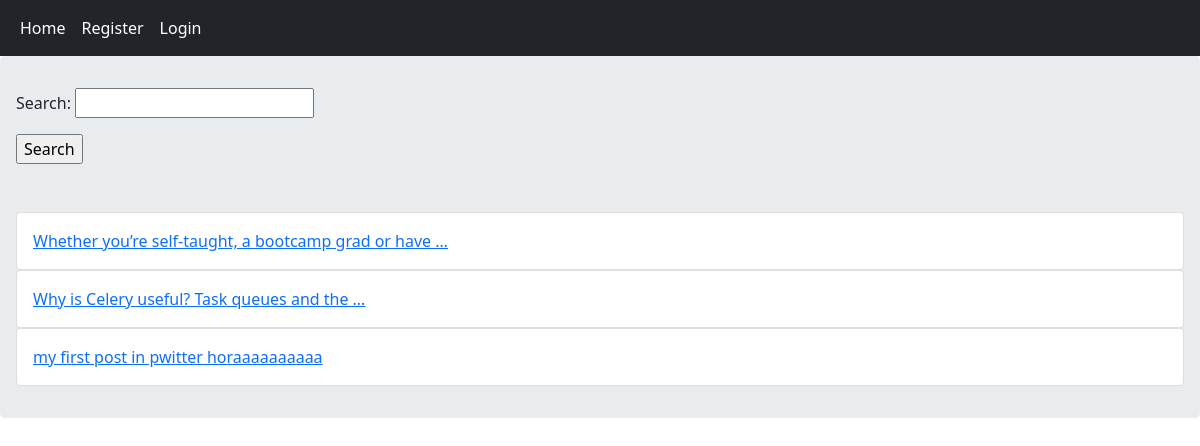
The page / on the database its author committed.
### home/models.py (models this page shows, shortened)
class Post(models.Model):
    user = models.ForeignKey(User, on_delete=models.CASCADE, related_name='posts')
    body = models.TextField()
    slug = models.SlugField()
    title = models.CharField(max_length=100, null=True, blank=True)  # proper format to add new field after migration
    created = models.DateTimeField(auto_now_add=True)
    updated = models.DateTimeField(auto_now=True)
    class Meta:
        ordering = ('-created',)  # model wide order_by filter
    def get_absolute_url(self):
        return reverse('home:post_detail', args=(self.id, self.slug))

### home/views.py (the view)
# urls.py: path('', views.HomeView.as_view(), name="home"),
class HomeView(View):
    form_class = PostSearchForm
    def get(self, request):
        posts = Post.objects.all()
        if request.GET.get('search'):
            posts = posts.filter(body__contains=request.GET['search'])
        return render(request, 'home/index.html', {'posts': posts, 'form': self.form_class})

### home/templates/home/index.html
{% extends 'base.html' %}
{% block content %}
    <form action="" method="get">
        {{ form.as_p }}
        <input type="submit" value="Search">
    </form><br><br>
    {% for post in posts %}
        <div class="card">
            <a href="{{ post.get_absolute_url }}" class="card-body">{{ post.body|truncatewords:8 }}</a>
        </div>
    {% endfor %}
{% endblock %}

### rows shown on the page
Post: body "Whether you’re self-taught, a bootcamp grad or have …"
Post: body "Why is Celery useful? Task queues and the …"
Post: body "my first post in pwitter horaaaaaaaaaa"
